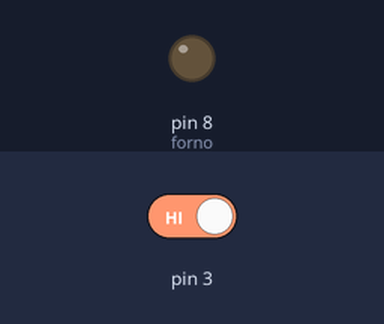
Recording of a sketch running on a simulated Arduino Uno, built with avr-gcc and run on an emulated ATmega328P. Shown: output pins drawn as LEDs (lit = HIGH). The inputs (shaded band) are chosen by the test bench; at power-on: pin 3 HIGH.

Above: at 5.0 s.
5.1 s: pin 3 driven LOW
At 6.2 s:
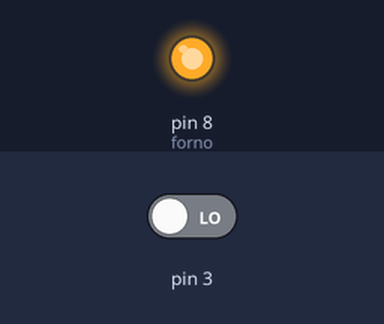
Timing chart, 0 to 8.1 s (numbered marks = the images above; inputs shaded):
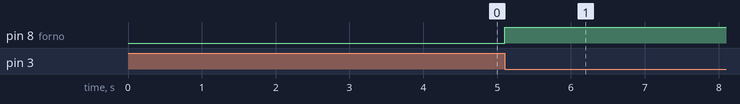

Measured:
- after the input at 5.1 s, pin 8 (forno): LOW → HIGH at once

The sketch:

Forno_Eletrico.ino
```cpp
//#define sensor120 PD2
//#define sensor100 PD3
#define forno PB0

ISR(INT0_vect){
  PORTB = 0;
}

ISR(INT1_vect){
  PORTB |= (1 << forno);
}

int main(){

  DDRD = 0; // Todas entradas.
  DDRB |= (1 << forno); // forno como saída.

  PORTB = 0;

  EICRA = (1 << ISC01); // Borda de descida para INT0.
  EIMSK = (1 << INT0); // Habilita INT0.

  EICRA = (1 << ISC11); // Borda de descida para INT1.
  EIMSK = (1 << INT1); // Habilita INT1.
  sei();


  while(1){

  }
}
```
